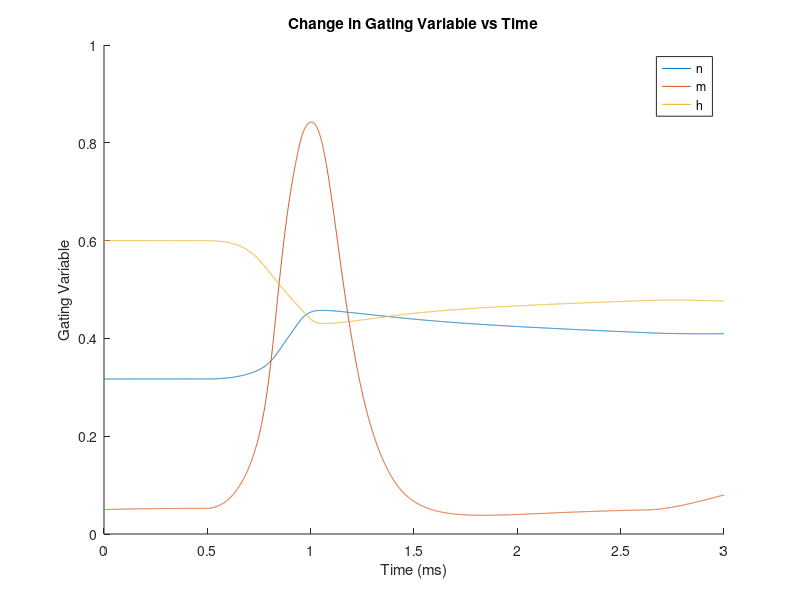
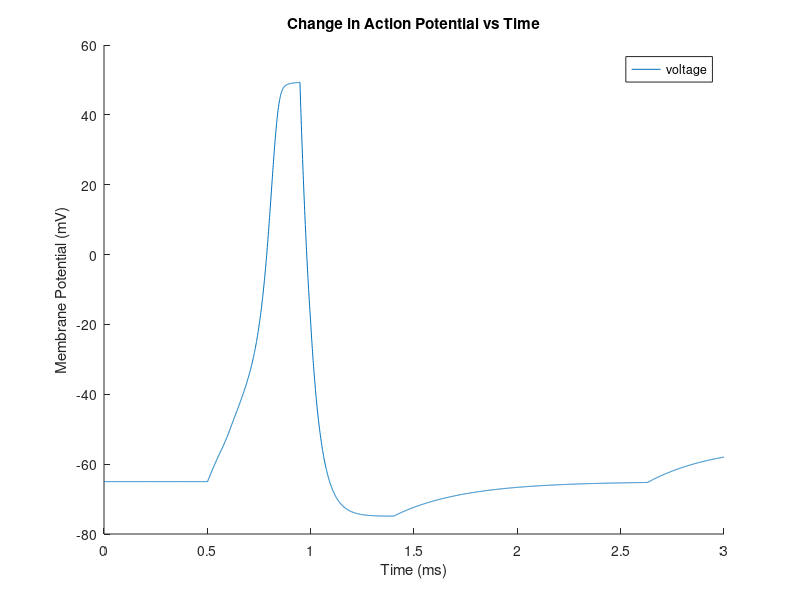
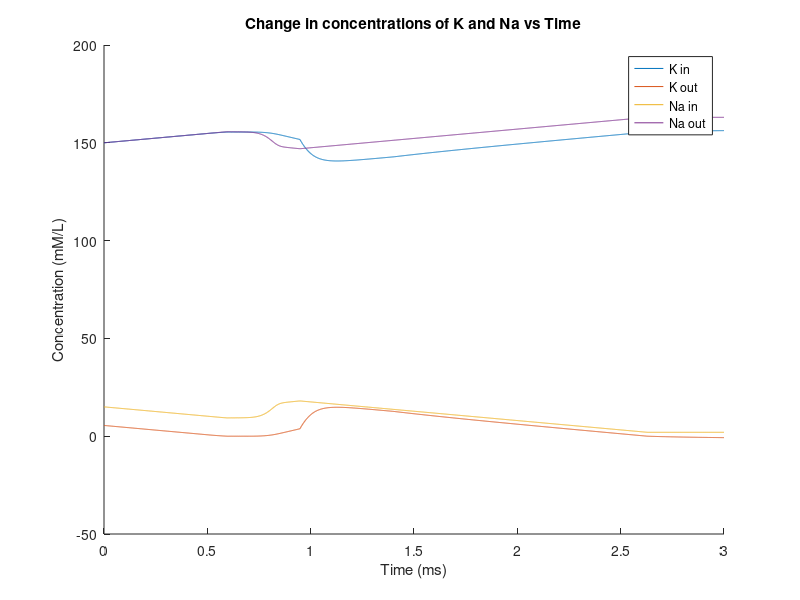

The MATLAB script that drew these images, in order:
% hw3_ex3_whsolo_sorhom.m
% Will Solow and Skye Rhomberg
% CS346 - Spring 2020
% HW3 - HH simulations

% This code simulates the HH Model with the Na-K pump, graphing V, m,
% n, and h with respect to time. It also simulates the concentrations of K
% and Na inside and out of the membrane, and controls the Na-K pump to
% on/off accordingly

% TO RUN: Press F5

% simulation length and change in time (in seconds)
sim_length = 3;
dt = .001;
num_iterations = sim_length/dt;

% default is that both channels start as closed - 0 is closed, 1 is open
% used to keep track if the voltage gated channels are open to control
% current
Na_O = 0;
K_O = 0;
% used to turn pump on and off. 0 is off, 1 is on default starts at on as
% initial concentrations are in desired range.
P_O = 1;

% Initializing constants
I_max = 15;
I = 0; % applied current
C_M = .1; % capacitance

% initial voltage and gating probabilities
V_init = -65; % action potential (mV)
n_init = .317; % potassium activation gating probability
m_init = .05; % sodium activation gating probability
h_init = .6; % sodium inactivation gating probability

% initial concentrations of Na and K 
Na_in_init = 15;
Na_out_init = 150;
K_in_init = 150;
K_out_init = 5.5;

% Gating constants. Controls when the gates open and close based on the
% voltage
Na_open = -55;
Na_close = 49.3;
K_open = 49.3;

% displacements from equilibrium potential K: potassium, Na: sodium, L: leakage
% used in calculating the currents of K, Na, and L
V_K = -77;
V_Na = 50;
V_L = -54.4;

% conductance constants K: potassium, Na: sodium, L: leakage
% used in caculating the currents of K, Na, and L
g_K  = 36;
g_Na = 120;
g_L  = .3;

% assign initial values to voltage and gate constants
t(1) = 0;
V(1) = V_init;
n(1) = n_init;
m(1) = m_init;
h(1) = h_init;

% assign initial values to concentrations
K_in(1) = K_in_init;
K_out(1) = K_out_init;
Na_in(1) = Na_in_init;
Na_out(1) = Na_out_init;

% calculating opening and closing rate constants
% used in calculating the probablities of a gate being open for 
% n, m, and h, the gates of K, Na, and L
a_n = @(V) .01  * (V+55) / (1 - exp(-(V+55) / 10));
a_m = @(V) .1   * (V+40) / (1 - exp(-(V+40) / 10));
a_h = @(V) .07  *               exp(-(V+65) / 20) ;
b_n = @(V) .125 *               exp(-(V+65) / 80) ;
b_m = @(V) 4    *               exp(-(V+65) / 18) ;
b_h = @(V) 1             / (1 + exp(-(V+35) / 10));

% calculating rate of change of n, m, and h (gating variables)
dNdt = @(V, n, m, h) a_n(V) * (1-n) - b_n(V) * n;
dMdt = @(V, n, m, h) a_m(V) * (1-m) - b_m(V) * m;
dHdt = @(V, n, m, h) a_h(V) * (1-h) - b_h(V) * h;

% calculating currents of K, NA, and L
% used in the model to compute change in voltage
% K channel only on when voltage is greater
% logical operator implements gating, returns 1 if gate is open, 0 if
% closed. Leakage has no gating as it is always open
I_K  = @(V, n) g_K  * n^4 *(V-V_K);
I_Na = @(V, m, h) g_Na  * m^3 * h * (V-V_Na);
I_L  = @(V) g_L * (V-V_L);
% pump constant, counteracts initial value of I_L
I_P = g_L * (V_init-V_L);

% calculating rate of change of voltage based on currents
dVdt = @(V, n, m, h, I, Na_O, K_O, P_O) (I - K_O*I_K(V,n) - Na_O*I_Na(V,m,h) - ...
    I_L(V) + P_O*I_P) / C_M;

% used to calculate the change in concentrations of K and Na
% for K, calculating positive change of concentration outside
% for Na, calcualting positive change of concentration outside

dKdt = @(V, n, K_O, P_O) -I_K(V,n)*K_O - I_L(V) - 2*P_O*I_P;
dNadt = @(V, m, h, Na_O, P_O) -I_Na(V,m,h)*Na_O + 3*P_O*I_P;

% when to start and end the current
curr_start = .5;
curr_length = .5;
curr_end = curr_start + curr_length;

% simulation loop
for i=1:num_iterations
    % update time
    t(i+1)= i * dt;
    
    % compute RK4 estimations
    % del 1 estimates
    dV1 = dVdt(V(i)      , n(i)      , m(i)      , h(i)      , I, Na_O, ...
        K_O, P_O)*dt;
    dN1 = dNdt(V(i)      , n(i)      , m(i)      , h(i)      )*dt;
    dM1 = dMdt(V(i)      , n(i)      , m(i)      , h(i)      )*dt;
    dH1 = dHdt(V(i)      , n(i)      , m(i)      , h(i)      )*dt;
    dK1 = dKdt(V(i)      , n(i)                  , K_O, P_O)*dt;
    dNa1=dNadt(V(i)      , m(i)      , h(i)      , Na_O,P_O)*dt;
    
    % del 2 estimates
    dV2 = dVdt(V(i)+dV1/2, n(i)+dN1/2, m(i)+dM1/2, h(i)+dH1/2, I, Na_O, ...
        K_O, P_O)*dt;
    dN2 = dNdt(V(i)+dV1/2, n(i)+dN1/2, m(i)+dM1/2, h(i)+dH1/2)*dt;
    dM2 = dMdt(V(i)+dV1/2, n(i)+dN1/2, m(i)+dM1/2, h(i)+dH1/2)*dt;
    dH2 = dHdt(V(i)+dV1/2, n(i)+dN1/2, m(i)+dM1/2, h(i)+dH1/2)*dt;
    dK2 = dKdt(V(i)+dV1/2, n(i)+dN1/2            , K_O, P_O)*dt;
    dNa2=dNadt(V(i)+dV1/2, m(i)+dM1/2, h(i)+dH1/2, Na_O, P_O)*dt;
    
    %del 3 estimates
    dV3 = dVdt(V(i)+dV2/2, n(i)+dN2/2, m(i)+dM2/2, h(i)+dH2/2, I, Na_O, ...
        K_O, P_O)*dt;
    dN3 = dNdt(V(i)+dV2/2, n(i)+dN2/2, m(i)+dM2/2, h(i)+dH2/2)*dt;
    dM3 = dMdt(V(i)+dV2/2, n(i)+dN2/2, m(i)+dM2/2, h(i)+dH2/2)*dt;
    dH3 = dHdt(V(i)+dV2/2, n(i)+dN2/2, m(i)+dM2/2, h(i)+dH2/2)*dt;
    dK3 = dKdt(V(i)+dV2/2, n(i)+dN2/2            , K_O, P_O)*dt;
    dNa3=dNadt(V(i)+dV2/2, m(i)+dM2/2, h(i)+dH2/2, Na_O, P_O)*dt;
    
    % del 4 estimates
    dV4 = dVdt(V(i)+dV3  , n(i)+dN3  , m(i)+dM3  , h(i)+dH3  , I, Na_O, ...
        K_O, P_O)*dt;
    dN4 = dNdt(V(i)+dV3  , n(i)+dN3  , m(i)+dM3  , h(i)+dH3  )*dt;
    dM4 = dMdt(V(i)+dV3  , n(i)+dN3  , m(i)+dM3  , h(i)+dH3  )*dt;
    dH4 = dHdt(V(i)+dV3  , n(i)+dN3  , m(i)+dM3  , h(i)+dH3  )*dt;
    dK4 = dKdt(V(i)+dV3  , n(i)+dN3              , K_O, P_O)*dt;
    dNa4=dNadt(V(i)+dV3  , m(i)+dM3  , h(i)+dH3  , Na_O, P_O)*dt;
    
    % compute value at next time step
    V(i+1) = V(i) + (dV1 + 2*dV2 + 2*dV3 + dV4)/6;
    n(i+1) = n(i) + (dN1 + 2*dN2 + 2*dN3 + dN4)/6;
    m(i+1) = m(i) + (dM1 + 2*dM2 + 2*dM3 + dM4)/6;
    h(i+1) = h(i) + (dH1 + 2*dH2 + 2*dH3 + dH4)/6;
    
    % compute change in concentrations at next time step
    K_in(i+1) = K_in(i) + (dK1 + 2*dK2 + 2*dK3 + dK4)/6;
    K_out(i+1) = K_out(i) - (dK1 + 2*dK2 + 2*dK3 + dK4)/6;
    Na_in(i+1) = Na_in(i) + (dNa1 + 2*dNa2 + 2*dNa3 + dNa4)/6;
    Na_out(i+1) = Na_out(i) - (dNa1 + 2*dNa2 + 2*dNa3 + dNa4)/6;
    
    % start/end current pulse
    I = (i*dt > curr_start & i*dt < curr_end) * I_max;
    
    % check to see if Na and K gates are open/closed
    % Voltage is above base threshold and below max, Ka channel not open
    Na_O = (V(i+1) > Na_open & V(i+1) < Na_close) & ~(K_O);
    % Voltage is above threshold or voltage is decreasing
    K_O = ((V(i+1) > K_open) | (V(i+1)-V(i) < 0));
    
    % turn pump on/off
    % on (1) if K conc outside and Na conc inside are both positive
    P_O = (K_out(i+1) > 0 & Na_in(i+1) > 0);
end

figure;
hold on;
title("Change in Gating Variable vs Time");
xlabel("Time (ms)");
ylabel("Gating Variable");
plot(t,n);
plot(t,m);
plot(t,h);
legend('n', 'm', 'h');

figure;
hold on;
title("Change in Action Potential vs Time");
xlabel("Time (ms)");
ylabel("Membrane Potential (mV)");
plot(t,V);
legend('voltage');

figure;
hold on;
title("Change in concentrations of K and Na vs Time");
xlabel("Time (ms)");
ylabel("Concentration (mM/L)");
plot(t,K_in);
plot(t,K_out);
plot(t,Na_in);
plot(t,Na_out);
legend('K in', 'K out', 'Na in', 'Na out');